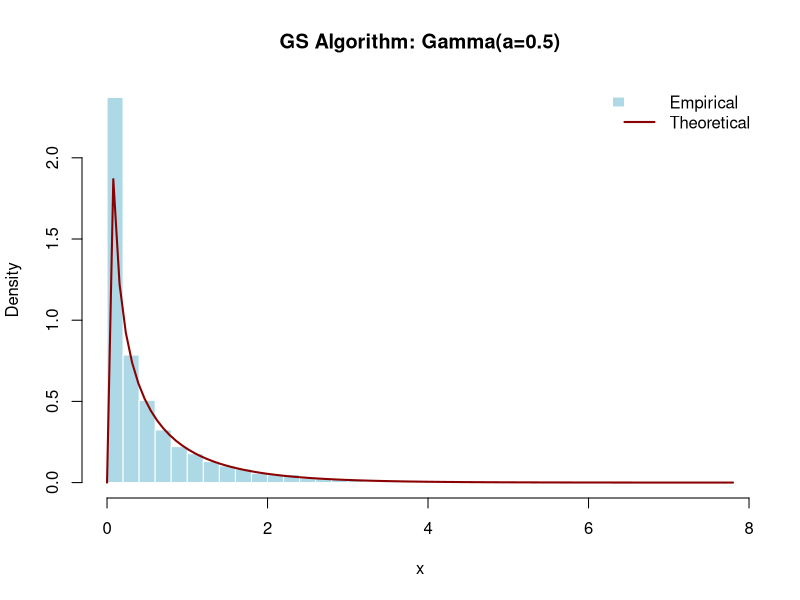
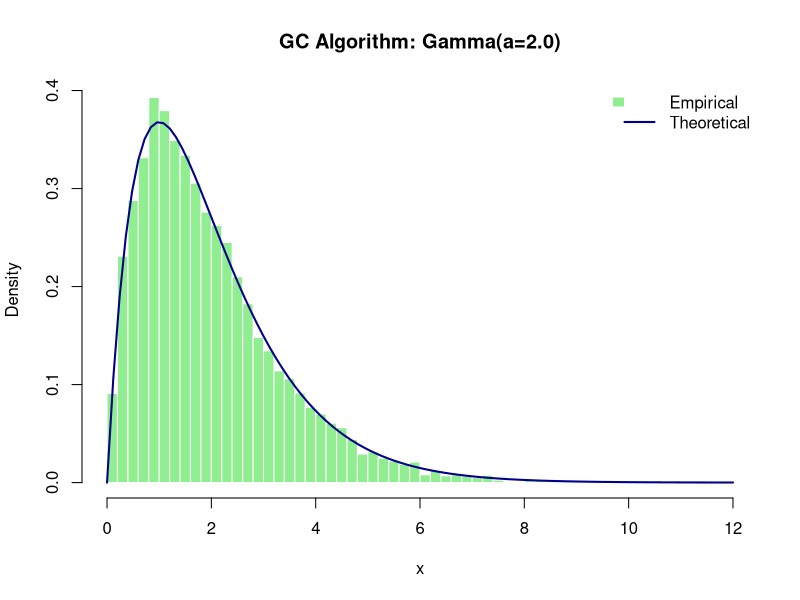
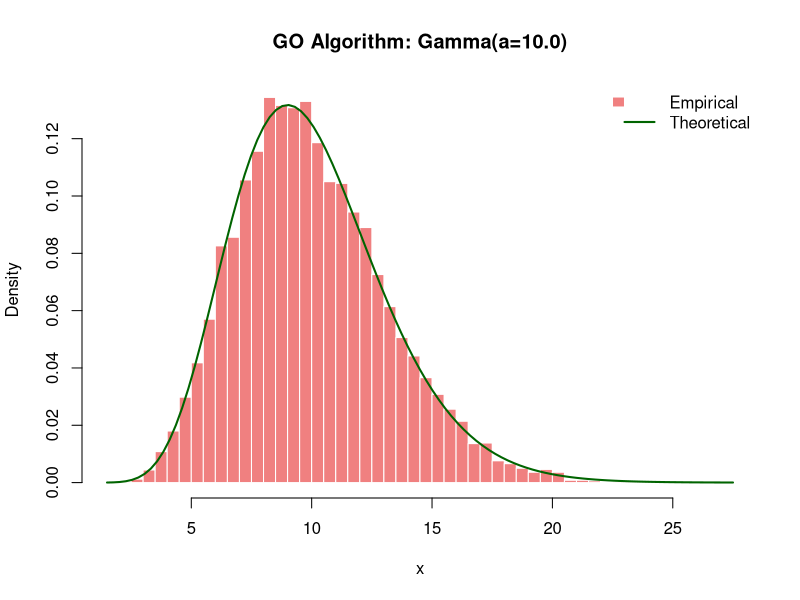
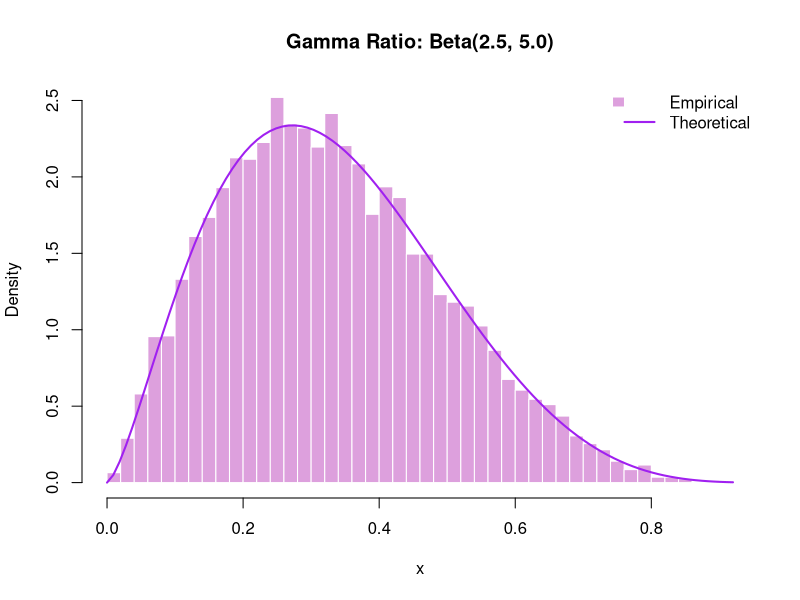

Recreate these plots in R, in order.
## ---- chunk 1
knitr::opts_chunk$set(echo = TRUE)
## ---- chunk 2
# Master Function: Dynamically routes shape parameter 'a' to the correct mathematical algorithm
generate_gamma_complete <- function(n, a) {
  if (a <= 0) stop("Shape parameter 'a' must be strictly positive (> 0)")
  
  if (a <= 1) {
    # Handles infinite asymptote at zero
    return(generate_gamma_GS(n, a))
  } else if (a <= 2.53278) {
    # Handles parameters where GO polynomial bounds are invalid
    return(generate_gamma_GC(n, a))
  } else {
    # Highly optimized Normal-Exponential split for large parameters
    return(generate_gamma_GO(n, a))
  }
}
## ---- chunk 3
# Algorithm GS: Piecewise Envelope
generate_gamma_GS <- function(n, a) {
  samples <- numeric(n)
  
  # Step 1: Set b <- (e+a)/e 
  b <- (exp(1) + a) / exp(1) 
  
  for (i in 1:n) {
    accepted <- FALSE
    while (!accepted) {
      # Step 1: Generate u. Set p <- b * u 
      u <- runif(1)
      p <- b * u
      
      # Step 1: If p >= 1 go to 3. (Meaning if p <= 1, proceed to Step 2) 
      if (p <= 1) {
        
        # Step 2: (Case x <= 1). Set x <- p^(1/a). Generate u'. 
        x <- p^(1 / a)
        u_prime <- runif(1)
        
        # Step 2: If u' > e^(-x) go back to 1. Otherwise deliver x. 
        # (Evaluated on logarithmic scale to prevent floating-point precision loss)
        if (log(u_prime) <= -x) {
          samples[i] <- x
          accepted <- TRUE
        }
      } else {
        
        # Step 3: (Case x > 1). Set x <- -ln((b-p)/a). Generate u'. 
        x <- -log((b - p) / a)
        u_prime <- runif(1)
        
        # Step 3: If u' > x^(a-1) go back to 1. Otherwise deliver x. 
        # (Evaluated on logarithmic scale to prevent floating-point precision loss)
        if (log(u_prime) <= (a - 1) * log(x)) {
          samples[i] <- x
          accepted <- TRUE
        }
      }
    }
  }
  return(samples)
}
## ---- chunk 4
# Algorithm GC: Cauchy Envelope Method
generate_gamma_GC <- function(n, a) {
  samples <- numeric(n)
  
  # Step 1: Set b <- a-1, A <- 2a-1, and s <- sqrt(A) 
  b <- a - 1
  A <- 2 * a - 1
  s <- sqrt(A)
  
  for(i in 1:n) {
    accepted <- FALSE
    while(!accepted) {
      # Step 2: Generate u. Set t <- s * tan(pi * (u - 0.5)) and x <- b + t. 
      u <- runif(1)
      t <- s * tan(pi * (u - 0.5))
      x <- b + t
      
      # Step 3: If x < 0 go to 2. 
      if(x >= 0) {
        
        # Step 4: Generate u'. If u' > exp(b * ln(x/b) - t + ln(1 + t^2/A)) go to 2. 
        u2 <- runif(1)
        
        # Evaluated on a log scale to prevent exp() hardware overflow
        test_val <- b * log(x / b) - t + log(1 + (t^2 / A))
        
        if(log(u2) <= test_val) {
          # Step 4: Otherwise deliver x. 
          samples[i] <- x
          accepted <- TRUE
        }
      }
    }
  }
  return(samples)
}
## ---- chunk 5
# Algorithm GO: Modified Normal-Exponential Method with Squeeze Bounds
generate_gamma_GO <- function(n, a) {
  samples <- numeric(n)
  
  # Step 1: Set mu <- a-1, sigma <- sqrt(a + sqrt(8/3)*sqrt(a)), W <- sigma^2/mu, 
  # d <- sqrt(6)*sigma, and b <- mu+d 
  mu <- a - 1
  sigma <- sqrt(a + sqrt(8/3) * sqrt(a))
  W <- sigma^2 / mu
  d <- sqrt(6) * sigma
  b_bound <- mu + d
  beta_const <- 0.009572265238289
  
  for(i in 1:n) {
    accepted <- FALSE
    while(!accepted) {
      
      # Step 2: Generate u. If u <= 0.009572265238289 go to 8. 
      u1 <- runif(1)
      
      if(u1 <= beta_const) {
        # TAIL REGION (Exponential Envelope)
        
        # Step 8: Take a sample s from the standard exponential distribution and set x <- b(1+s/d). 
        s_exp <- rexp(1)
        x <- b_bound * (1 + s_exp / d)
        
        # Step 9: Generate u. If ln u > mu(2+ln(x/mu)-x/b) + 3.7203284924588 - b - ln(d/b) go to 2. 
        u2 <- runif(1)
        
        # Exact logarithmic expansion applied dynamically to bypass textual rounding errors
        log_f <- mu * log(x / mu) - x + mu
        log_h <- mu * log(b_bound / mu) - (1 - mu / b_bound) * x
        log_r <- log(beta_const / (1 - beta_const)) + 0.5 * log(2 * pi * sigma^2) + 
                 mu * log(mu / b_bound) + log(d / b_bound) + d
                 
        if(log(u2) <= log_f - (log_r + log_h)) {
          # Step 9: Otherwise deliver x. 
          samples[i] <- x
          accepted <- TRUE
        }
      } else {
        # CORE REGION (Normal Envelope)
        
        # Step 3: Take a sample s from the standard normal distribution and set x <- mu + sigma*s. 
        s_norm <- rnorm(1)
        x <- mu + sigma * s_norm
        
        # Step 3: If x < 0 or x > b go to 2. 
        if(x >= 0 && x <= b_bound) {
          
          # Step 4: Generate u and set S <- s^2/2. 
          u2 <- runif(1)
          S <- (s_norm^2) / 2
          
          # Lemma 3: Quick Acceptance Squeeze Bounds logic 
          # Step 4: If s >= 0 go to 6. 
          if (s_norm >= 0) {
            
            # Step 6: If u <= 1 - S(W-1) deliver x. 
            L <- 1 - S * (W - 1)
          } else {
            
            # Step 5: If u <= 1 - S((1-2s/V)W-1) deliver x. 
            # (Substituted with the explicit Lemma 3 polynomial from the text)
            L <- 1 - S * (W - 1) + (s_norm^3 / sqrt(a)) * W
          }
          
          if(u2 <= L) {
            samples[i] <- x
            accepted <- TRUE
          } else {
            # Step 7 (Full Evaluation): If ln u > mu(1+ln(x/mu)) - x + S go to 2, otherwise deliver x. 
            if(log(u2) <= mu * (1 + log(x / mu)) - x + S) {
              samples[i] <- x
              accepted <- TRUE
            }
          }
        }
      }
    }
  }
  return(samples)
}
## ---- chunk 6
# Beta Generation via Gamma Ratio (Ahrens & Dieter, 1974, Page 5)
generate_beta_from_gamma <- function(n, a, b) {
  
  # Step 1: Generate a sample x from a Gamma distribution gamma(a) 
  x <- generate_gamma_complete(n, a)
  
  # Step 2: Generate a sample y from a Gamma distribution gamma(b), independent of x 
  y <- generate_gamma_complete(n, b)
  
  # Step 3 & 4: Calculate the ratio x / (x + y). The resulting value follows a Beta(a,b) distribution 
  beta_samples <- x / (x + y)
  
  return(beta_samples)
}
## ---- chunk 7
# Generate 10,000 samples for each segment
set.seed(42)
n_samples <- 10000

# Route through the master wrapper function
samples_GS <- generate_gamma_complete(n_samples, a = 0.5)
samples_GC <- generate_gamma_complete(n_samples, a = 2.0)
samples_GO <- generate_gamma_complete(n_samples, a = 10.0)

# Generate Beta samples using the Gamma Ratio method
samples_Beta <- generate_beta_from_gamma(n_samples, a = 2.5, b = 5.0)

#Plots and KS tests for each algorithm:

#We make use of histograms of our functions as well as the curve of the theoretical function 
#to make sure that our algorithms fit the shape of the random variable distributions.

# The K-S test evaluates if the empirical sample distribution significantly deviates 
# from the theoretical CDF.
# A p-value > 0.05 indicates we fail to reject the null hypothesis.
# (Distributions match)

# Plot 1: Algorithm GS (a = 0.5)
hist(samples_GS, probability = TRUE, breaks = 50, col = "lightblue",
     main = "GS Algorithm: Gamma(a=0.5)", xlab = "x", ylab = "Density", border = "white")
curve(dgamma(x, shape = 0.5, rate = 1), add = TRUE, col = "darkred", lwd = 2)
legend("topright", legend = c("Empirical", "Theoretical"),
       fill = c("lightblue", NA), border = c("white", NA),
       col = c(NA, "darkred"), lwd = c(NA, 2), bty = "n")

# Test Algorithm GS (a = 0.5)
ks_GS <- ks.test(samples_GS, "pgamma", shape = 0.5, rate = 1)
cat("Algorithm GS (a=0.5) p-value:", ks_GS$p.value, "\n")

# Plot 2: Algorithm GC (a = 2.0)
hist(samples_GC, probability = TRUE, breaks = 50, col = "lightgreen",
     main = "GC Algorithm: Gamma(a=2.0)", xlab = "x", ylab = "Density", border = "white")
curve(dgamma(x, shape = 2.0, rate = 1), add = TRUE, col = "darkblue", lwd = 2)
legend("topright", legend = c("Empirical", "Theoretical"),
       fill = c("lightgreen", NA), border = c("white", NA),
       col = c(NA, "darkblue"), lwd = c(NA, 2), bty = "n")

# Test Algorithm GC (a = 2.0)
ks_GC <- ks.test(samples_GC, "pgamma", shape = 2.0, rate = 1)
cat("Algorithm GC (a=2.0) p-value:", ks_GC$p.value, "\n")

# Plot 3: Algorithm GO (a = 10.0)
hist(samples_GO, probability = TRUE, breaks = 50, col = "lightcoral",
     main = "GO Algorithm: Gamma(a=10.0)", xlab = "x", ylab = "Density", border = "white")
curve(dgamma(x, shape = 10.0, rate = 1), add = TRUE, col = "darkgreen", lwd = 2)
legend("topright", legend = c("Empirical", "Theoretical"),
       fill = c("lightcoral", NA), border = c("white", NA),
       col = c(NA, "darkgreen"), lwd = c(NA, 2), bty = "n")

# Test Algorithm GO (a = 10.0)
ks_GO <- ks.test(samples_GO, "pgamma", shape = 10.0, rate = 1)
cat("Algorithm GO (a=10.0) p-value:", ks_GO$p.value, "\n")

# Plot 4: Gamma-Ratio Beta Generator (a = 2.5, b = 5.0)
hist(samples_Beta, probability = TRUE, breaks = 50, col = "plum",
     main = "Gamma Ratio: Beta(2.5, 5.0)", xlab = "x", ylab = "Density", border = "white")
curve(dbeta(x, shape1 = 2.5, shape2 = 5.0), add = TRUE, col = "purple", lwd = 2)
legend("topright", legend = c("Empirical", "Theoretical"),
       fill = c("plum", NA), border = c("white", NA),
       col = c(NA, "purple"), lwd = c(NA, 2), bty = "n")

# Test Gamma-Ratio Beta Generator (a = 2.5, b = 5.0)
ks_Beta <- ks.test(samples_Beta, "pbeta", shape1 = 2.5, shape2 = 5.0)
cat("Gamma-Ratio Beta Generator (a=2.5, b=5.0) p-value:", ks_Beta$p.value, "\n")
